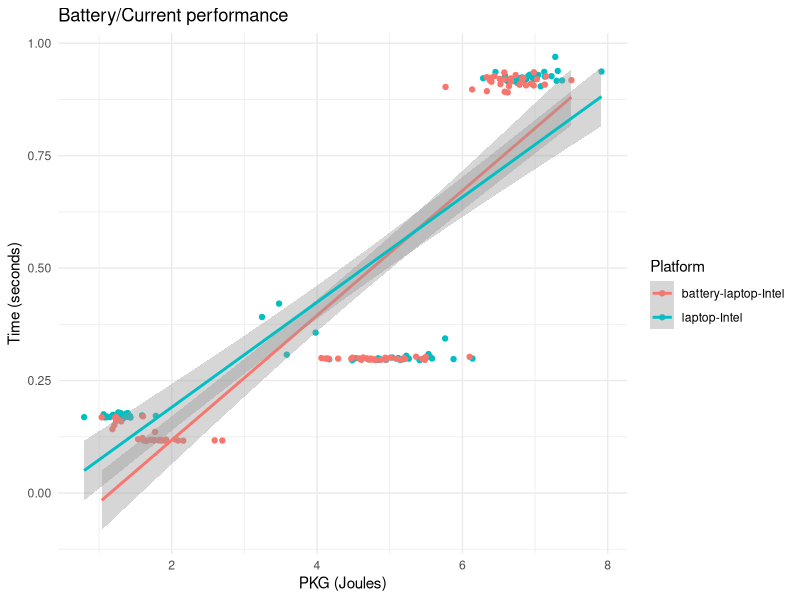
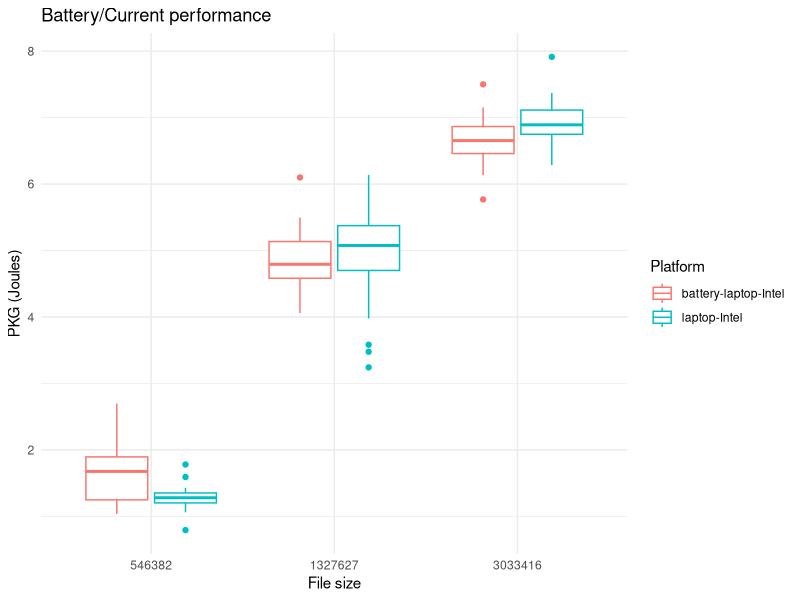
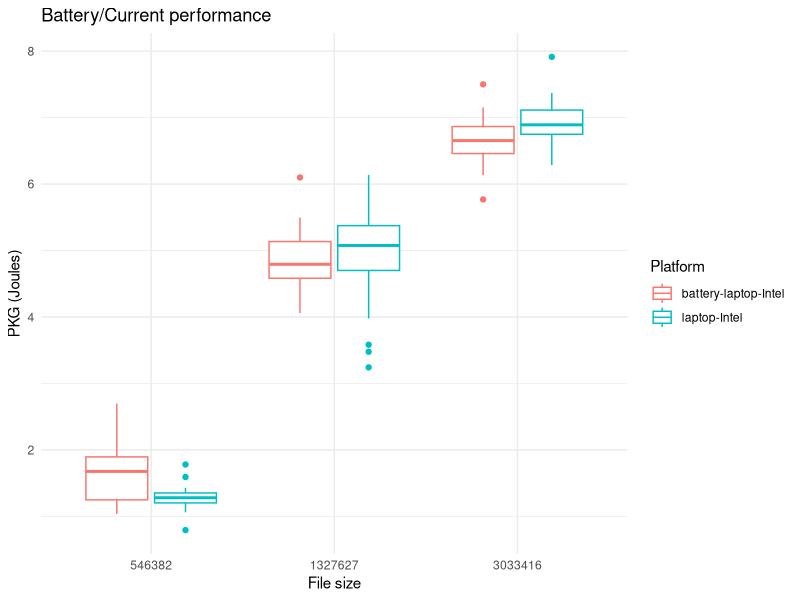

Here is the R script that generated these plots, in order:
library(ggplot2)

plugged <- read.csv("../data/plugged-intel-23-Mar-12-49-37.csv")
unplugged <- read.csv("../data/unplugged-intel-23-Mar-12-53-27.csv")

plugged_data <- rbind( plugged, unplugged)
ggplot(plugged_data, aes(x=PKG,y=seconds,color=Platform))+geom_point()+geom_smooth(method="lm")+theme_minimal()+labs(title="Battery/Current performance",x="PKG (Joules)",y="Time (seconds)")

plugged_data$size <- as.factor(plugged_data$size)
ggplot(plugged_data, aes(x=size,y=PKG,color=Platform))+geom_boxplot()+theme_minimal()+labs(title="Battery/Current performance",x="File size",y="PKG (Joules)")

ggsave("../../img/plugged-vs-unplugged-intel.png",width=6, height=4)
